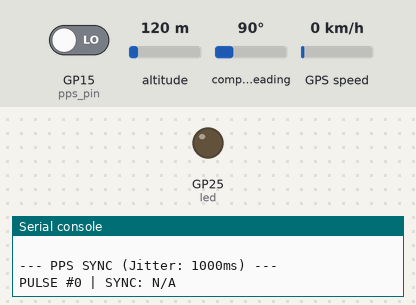
Bench run of a program on a simulated Raspberry Pi Pico running MicroPython. Parts: output pins drawn as LEDs (lit = HIGH), the last lines printed to the serial console. Inputs (shaded band) come from the test bench; at power-on: GP15 (pps_pin) LOW, altitude 120 m, compass heading 90°, GPS speed 0 km/h. The GPS gets a fix after 3 s at 37.7749, -122.4194 with 8 satellites.

Above: at 1.2 s.
1.3 s: GP15 (pps_pin) driven HIGH
At 2.7 s:
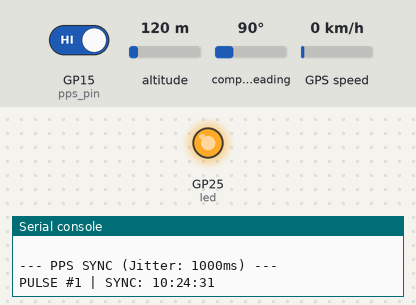
Timing chart, 0 to 4.3 s (numbered marks = the images above; inputs shaded):
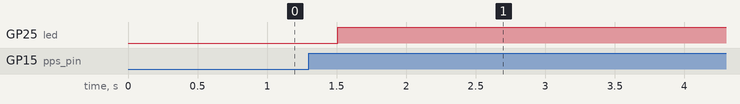

The program:

GP02-Pico.py
```python
from machine import Pin, UART
import time

# --- CONFIGURATION ---
ENABLE_PPS = True
PPS_PIN_ID = 15
UART_ID = 0
TX_PIN = 0
RX_PIN = 1
# ---------------------

gps_uart = UART(UART_ID, baudrate=9600, tx=Pin(TX_PIN), rx=Pin(RX_PIN))
led = Pin("LED", Pin.OUT)

pps_state = {
    "count": 0, "last_tick": 0, "interval": 0, "new_pulse": False,
    "last_utc": "N/A", "last_date": "N/A"
}

current_data = {
    "lat": 0.0, "lon": 0.0, "sats": "0", "status": "V",
    "time": "00:00:00", "date": "00/00/00", "alt": "0",
    "speed": 0.0, "course": "0.0", "hdop": "9.9", "pdop": "9.9", "vdop": "9.9",
    "fix_type": "None"
}

def parse_nmea(line):
    parts = line.split(',')
    if len(parts) < 10: return None

    # RMC: Position, Status, Speed, Course
    if 'RMC' in parts[0]:
        current_data['status'] = parts[2]
        t = parts[1]
        current_data['time'] = f"{t[0:2]}:{t[2:4]}:{t[4:6]}" if len(t) >= 6 else t
        d = parts[9]
        current_data['date'] = f"{d[0:2]}/{d[2:4]}/{d[4:6]}" if len(d) >= 6 else d
        current_data['speed'] = float(parts[7]) if parts[7] else 0.0
        current_data['course'] = parts[8] if parts[8] else "0.0"
        try:
            if parts[3] and parts[5]:
                lat = float(parts[3][:2]) + float(parts[3][2:])/60
                if parts[4] == 'S': lat = -lat
                lon = float(parts[5][:3]) + float(parts[5][3:])/60
                if parts[6] == 'W': lon = -lon
                current_data['lat'], current_data['lon'] = lat, lon
        except: pass

    # GGA: Alt, Quality, Sats
    elif 'GGA' in parts[0]:
        current_data['sats'] = parts[7]
        current_data['alt'] = parts[9]
        qual = parts[6]
        current_data['fix_type'] = "GPS SPS" if qual=="1" else "DGPS" if qual=="2" else "No Fix"

    # GSA: Precision (The "Odds")
    elif 'GSA' in parts[0]:
        current_data['pdop'] = parts[15]
        current_data['hdop'] = parts[16]
        current_data['vdop'] = parts[17].split('*')[0]

def pps_handler(pin):
    current = time.ticks_ms()
    pps_state["count"] += 1
    if pps_state["last_tick"] != 0:
        pps_state["interval"] = time.ticks_diff(current, pps_state["last_tick"])
    pps_state["last_tick"] = current
    pps_state["last_utc"] = current_data["time"]
    pps_state["last_date"] = current_data["date"]
    pps_state["new_pulse"] = True

if ENABLE_PPS:
    pps_pin = Pin(PPS_PIN_ID, Pin.IN)
    pps_pin.irq(trigger=Pin.IRQ_RISING, handler=pps_handler)

last_print = 0
while True:
    if pps_state["new_pulse"]:
        pps_state["new_pulse"] = False
        led.toggle()

    while gps_uart.any():
        try:
            line = gps_uart.readline().decode('utf-8').strip()
            if '*' in line: parse_nmea(line)
        except: pass

    if time.ticks_diff(time.ticks_ms(), last_print) > 1000:
        print("\033[2J\033[H")
        kph = current_data['speed'] * 1.852 # Knots to KPH

        print(f"=== GNSS TACTICAL DASHBOARD ===")
        print(f"STATUS: {current_data['fix_type']} | SATS: {current_data['sats']}")
        print(f"PRECISION (DOP): P:{current_data['pdop']} H:{current_data['hdop']} V:{current_data['vdop']}")
        print(f"DATE:   {current_data['date']} | TIME: {current_data['time']} UTC")
        print(f"COORD:  {current_data['lat']:.6f}, {current_data['lon']:.6f}")
        print(f"MOTION: {kph:.2f} km/h @ {current_data['course']}°")
        print(f"ALT:    {current_data['alt']} M")

        if ENABLE_PPS:
            # History calculation: Calculate the "jitter" in the PPS signal
            jitter = abs(1000 - pps_state['interval'])
            print(f"\n--- PPS SYNC (Jitter: {jitter}ms) ---")
            print(f"PULSE #{pps_state['count']} | SYNC: {pps_state['last_utc']}")

        last_print = time.ticks_ms()
    time.sleep(0.5)
```

Measured:
- after the input at 1.3 s, GP25 (led): LOW → HIGH after 0.21 s
